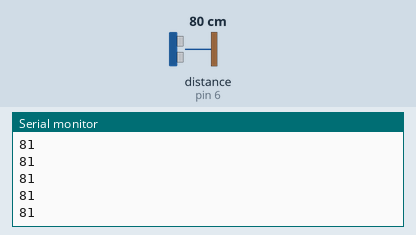
Bench run of a sketch on a simulated Arduino Uno, built with avr-gcc and run on an emulated ATmega328P. Parts: the last lines printed to the serial monitor. Inputs (shaded band) come from the test bench; at power-on: distance to the obstacle (sensor on pin 6) 80 cm. The echo pulse lasts 58.3 µs per cm.

Above: at 1.2 s.
1.3 s: distance to the obstacle (sensor on pin 6) set to 2 cm
At 1.35 s:
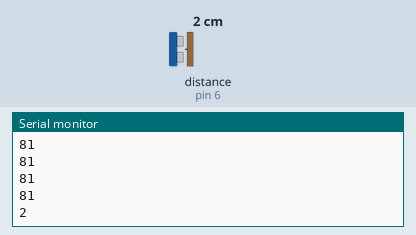
2.8 s: distance to the obstacle (sensor on pin 6) set to 4 cm
At 2.82 s:
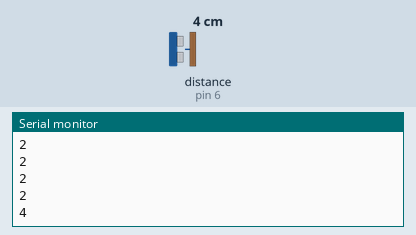
Timing chart, 0 to 5.8 s (numbered marks = the images above; inputs shaded):
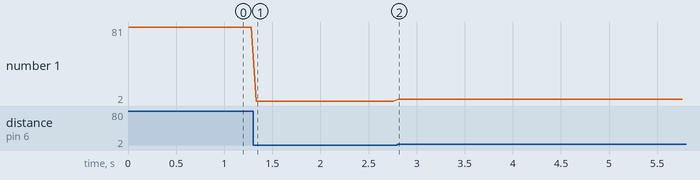

The sketch:

AfstandSensor.ino
```cpp
#include <NewPing.h>  // Zoek de library "NewPing" (van Tim Eckel) en installeer deze

#define PIN 6             // Sluit de Sensor aan op D6
#define MAX_DISTANCE 200  // Maximale meetafstand, wil je minder ver meten? Maak dan deze max_distance kleiner om je respons tijd van je sensor te verhogen
NewPing sonar(PIN, PIN, MAX_DISTANCE);  // Pin komt twee keer voor, want de eerste is voor de trigger de tweede voor de echo

void setup() {
  Serial.begin(9600);  // Open serial monitor op 9600
}

void loop() {
  long afstand = sonar.ping_cm();
  Serial.println(afstand);
  delay(50);  // 50 ms tussen metingen. 29 ms is minimaal
}
```

Measured:
- after the input at 1.3 s, the serial monitor: prints a new line at once (image 1)
- after the input at 2.8 s, the serial monitor: prints a new line at once (image 2)
- plotted number 1: 81 → 2 after the input at 1.3 s, 2 → 4 after the input at 2.8 s
